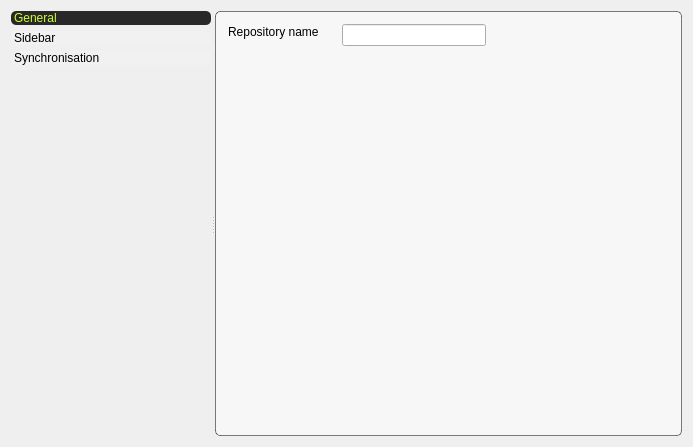
<?xml version="1.0" encoding="UTF-8"?>
<ui version="4.0">
 <class>RepositorySettingsView</class>
 <widget class="QWidget" name="RepositorySettingsView">
  <property name="geometry">
   <rect>
    <x>0</x>
    <y>0</y>
    <width>693</width>
    <height>447</height>
   </rect>
  </property>
  <property name="windowTitle">
   <string>Form</string>
  </property>
  <property name="styleSheet">
   <string notr="true">#RepositorySettingsEditor { background: transparent; }

#settingsPagesLW {
	background : transparent;
	selection-color : #cf3;
	spacing : 0;
}

#settingsPagesLW::item {
padding : .5em;
background : rgba(255,255,255,32);
border-radius : 5px;
margin-bottom : 6px;
}

#settingsPagesLW::item:selected {
background : #282828;;
}
#settingsPagesLW::item:selected::text {
spacing :0;
}

#pages {
background : rgba(255,255,255,128);
border : 1px solid rgba(0,0,0,128);
border-radius : 5px;
padding :12px;
}</string>
  </property>
  <layout class="QVBoxLayout" name="verticalLayout_3">
   <item>
    <widget class="QSplitter" name="splitter">
     <property name="orientation">
      <enum>Qt::Horizontal</enum>
     </property>
     <widget class="QListWidget" name="settingsPagesLW">
      <property name="sizePolicy">
       <sizepolicy hsizetype="Minimum" vsizetype="Expanding">
        <horstretch>0</horstretch>
        <verstretch>0</verstretch>
       </sizepolicy>
      </property>
      <property name="maximumSize">
       <size>
        <width>200</width>
        <height>16777215</height>
       </size>
      </property>
      <property name="focusPolicy">
       <enum>Qt::NoFocus</enum>
      </property>
      <property name="frameShape">
       <enum>QFrame::NoFrame</enum>
      </property>
      <property name="currentRow">
       <number>0</number>
      </property>
      <item>
       <property name="text">
        <string>General</string>
       </property>
      </item>
      <item>
       <property name="text">
        <string>Sidebar</string>
       </property>
      </item>
      <item>
       <property name="text">
        <string>Synchronisation</string>
       </property>
      </item>
     </widget>
     <widget class="QStackedWidget" name="pages">
      <widget class="QWidget" name="generalPage">
       <widget class="QLabel" name="label">
        <property name="geometry">
         <rect>
          <x>0</x>
          <y>0</y>
          <width>106</width>
          <height>16</height>
         </rect>
        </property>
        <property name="text">
         <string>Repository name</string>
        </property>
       </widget>
       <widget class="QLineEdit" name="lineEdit">
        <property name="geometry">
         <rect>
          <x>114</x>
          <y>0</y>
          <width>144</width>
          <height>22</height>
         </rect>
        </property>
       </widget>
      </widget>
      <widget class="QWidget" name="sidebarPage">
       <layout class="QVBoxLayout" name="verticalLayout">
        <property name="margin">
         <number>0</number>
        </property>
        <item>
         <widget class="QLabel" name="label_2">
          <property name="text">
           <string>Collections in sidebar</string>
          </property>
         </widget>
        </item>
        <item>
         <widget class="QWidget" name="widget" native="true">
          <layout class="QHBoxLayout" name="horizontalLayout_2">
           <property name="margin">
            <number>0</number>
           </property>
           <item>
            <widget class="QTreeView" name="treeView"/>
           </item>
           <item>
            <widget class="QWidget" name="widget_2" native="true">
             <layout class="QVBoxLayout" name="verticalLayout_2">
              <property name="margin">
               <number>0</number>
              </property>
              <item>
               <widget class="QToolButton" name="toolButton">
                <property name="text">
                 <string>&gt;&gt;</string>
                </property>
               </widget>
              </item>
              <item>
               <widget class="QToolButton" name="toolButton_2">
                <property name="text">
                 <string>&lt;&lt;</string>
                </property>
               </widget>
              </item>
              <item>
               <spacer name="verticalSpacer">
                <property name="orientation">
                 <enum>Qt::Vertical</enum>
                </property>
                <property name="sizeHint" stdset="0">
                 <size>
                  <width>20</width>
                  <height>40</height>
                 </size>
                </property>
               </spacer>
              </item>
             </layout>
            </widget>
           </item>
           <item>
            <widget class="QTreeView" name="treeView_2"/>
           </item>
          </layout>
         </widget>
        </item>
       </layout>
      </widget>
      <widget class="QWidget" name="syncPage"/>
     </widget>
    </widget>
   </item>
  </layout>
 </widget>
 <resources>
  <include location="../qrc/icons.qrc"/>
 </resources>
 <connections>
  <connection>
   <sender>settingsPagesLW</sender>
   <signal>currentRowChanged(int)</signal>
   <receiver>pages</receiver>
   <slot>setCurrentIndex(int)</slot>
   <hints>
    <hint type="sourcelabel">
     <x>139</x>
     <y>223</y>
    </hint>
    <hint type="destinationlabel">
     <x>486</x>
     <y>223</y>
    </hint>
   </hints>
  </connection>
 </connections>
</ui>
